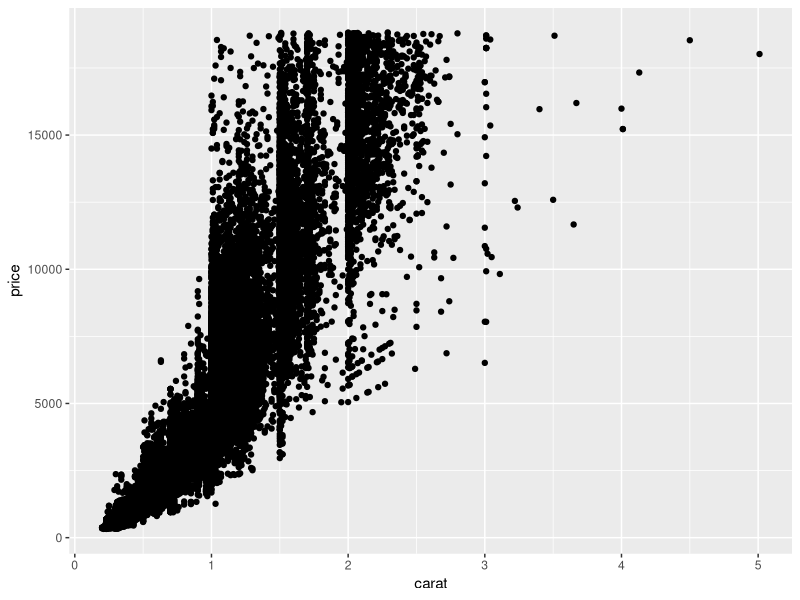
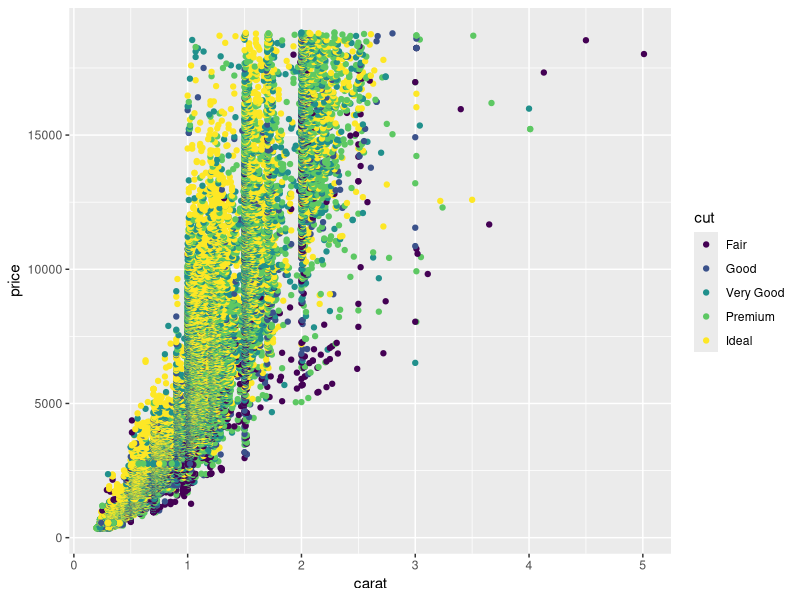
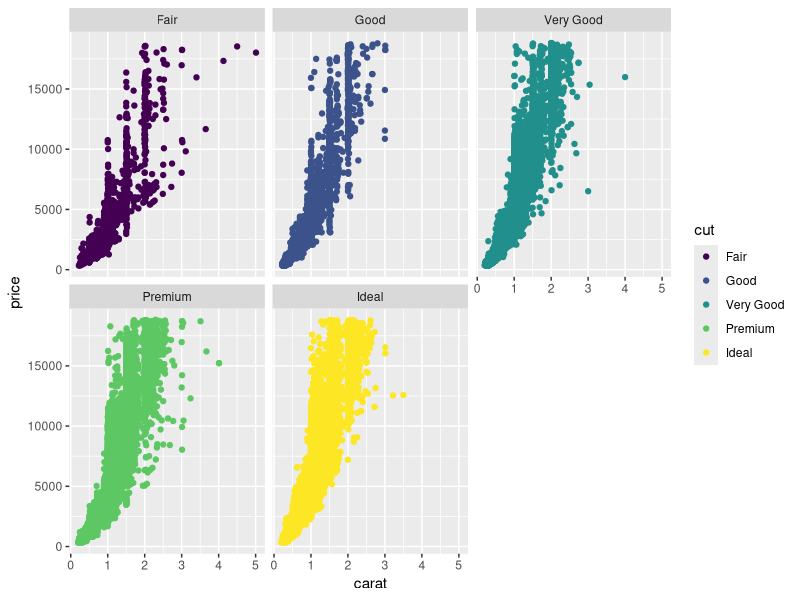
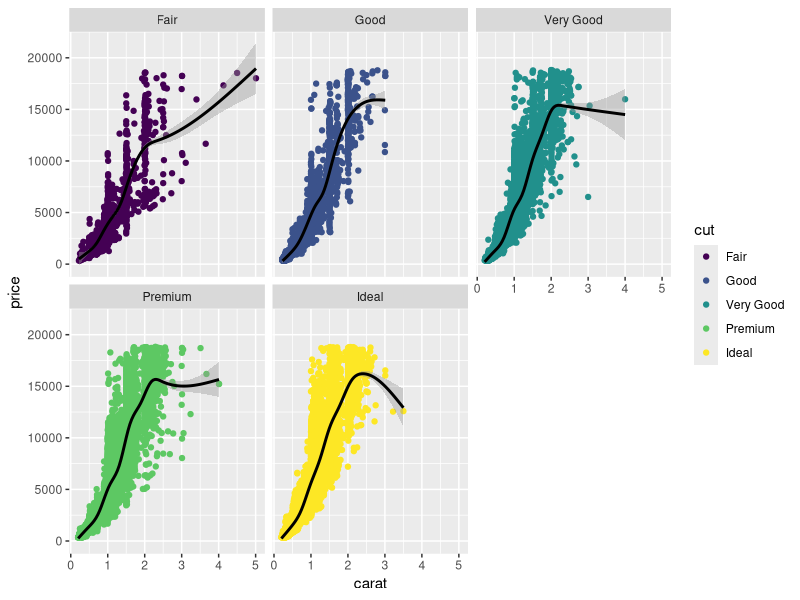
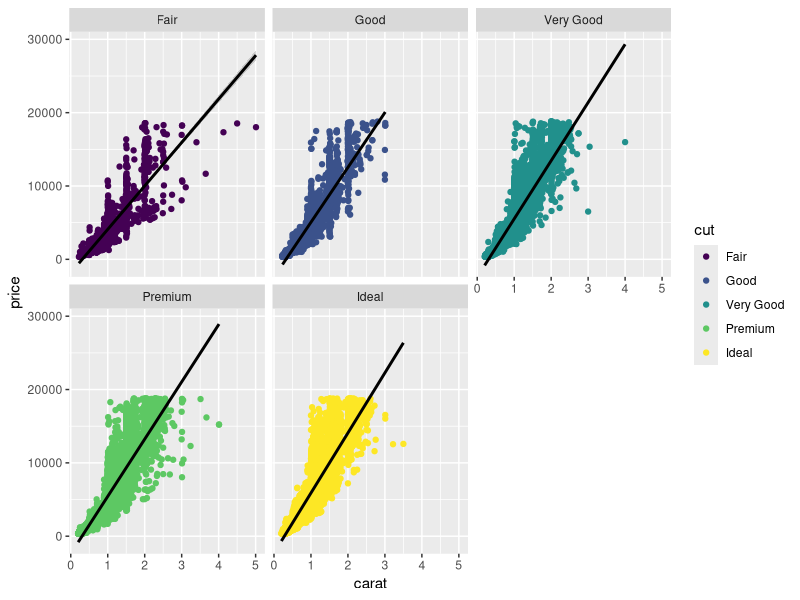
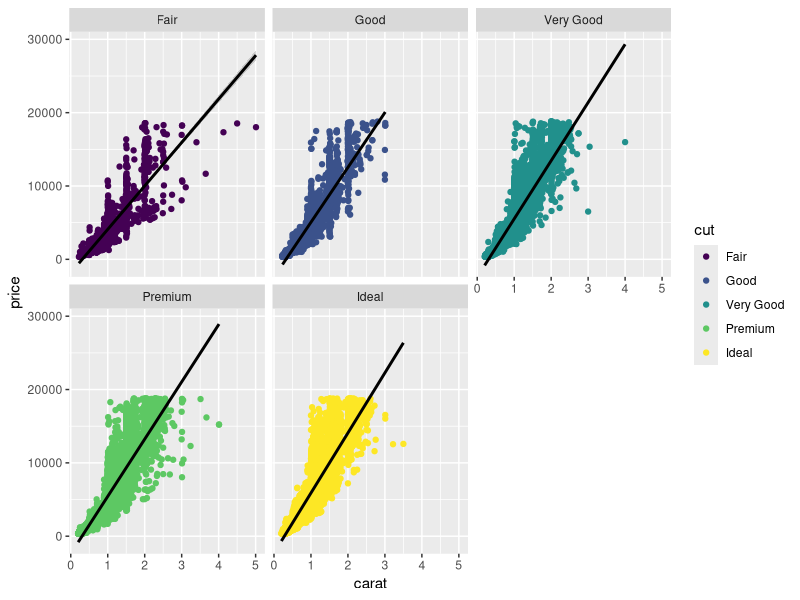

Generate these figures, in order, with R:
# Trying out ggplot2:

# First download ggplot2 package from CRAN:
install.packages("ggplot2")

# Now install into your "Packages" System library:
# You need to do this each time you open RStudio! Or just click the check box in your System Library.
library("ggplot2")

# Need to check for updates often. 
# Just go to System Library, click green "Update" button. Or check:
?update.packages()

# Now we need some data to practice with!
# Let's look at datasets that are provided with our loaded packages:
data(package = .packages(all.available = TRUE))

# If we just want to see the datasets available by a single package (e.g. ggplot2):
data(package = "ggplot2")

# Let's use the "diamonds" dataset. Let's load it:
data("diamonds")
# Now look at your Global Environment, you'll see "diamonds" listed under data.

# We can use functions to look at our data:
summary(diamonds) # statistical summary of the dataset

# To view the first n places of a dataset:
head(x = diamonds, n = 5)


# Making a plot with our diamonds dataset:

# Use the basic ggplot2 outline, and build up complexity as needed:

# 1: Super simple!!
ggplot(diamonds, aes(x = carat, y = price)) + 
  geom_point()

# 2: Add aesthetics based on other variables and observations:
ggplot(diamonds, aes(x = carat, y = price, colour = cut)) + 
  geom_point()

# 3: Or break down aesthetics using facets:
ggplot(diamonds, aes(x = carat, y = price, colour = cut)) + 
  geom_point() +
  facet_wrap(~cut) 

# 4: Add a smoothing geom to better understand scatter plots with lots of noise:
ggplot(diamonds, aes(x = carat, y = price, colour = cut)) + 
  geom_point() +
  geom_smooth(se = TRUE, colour = "black") +
  facet_wrap(~cut) 

# 5: Now force fit a linear line model (lm)! Lots of different model fits to explore and try.
ggplot(diamonds, aes(x = carat, y = price, colour = cut)) + 
  geom_point() +
  geom_smooth(se = TRUE, colour = "black", method = lm) +
  facet_wrap(~cut) 

# So many different types of graphs to explore and try!
# When in doubt, ask chatgpt to give you some lines of code. But always double check!!!

# Save your image:
ggsave("my_plot.png", 
       width = 25, # if your plot looks funny, make sure your width/height are large enough to resolve the plot
       height = 25,
       units = "cm",
       )

# Your plot will be saved in your working directory.
# To see what is your working directory:
getwd()

# To change your working directory (i.e. the folder you want to save your plot in):
setwd(path/to/your/directory)
# e.g. setwd("/Users/mcella/Desktop")
